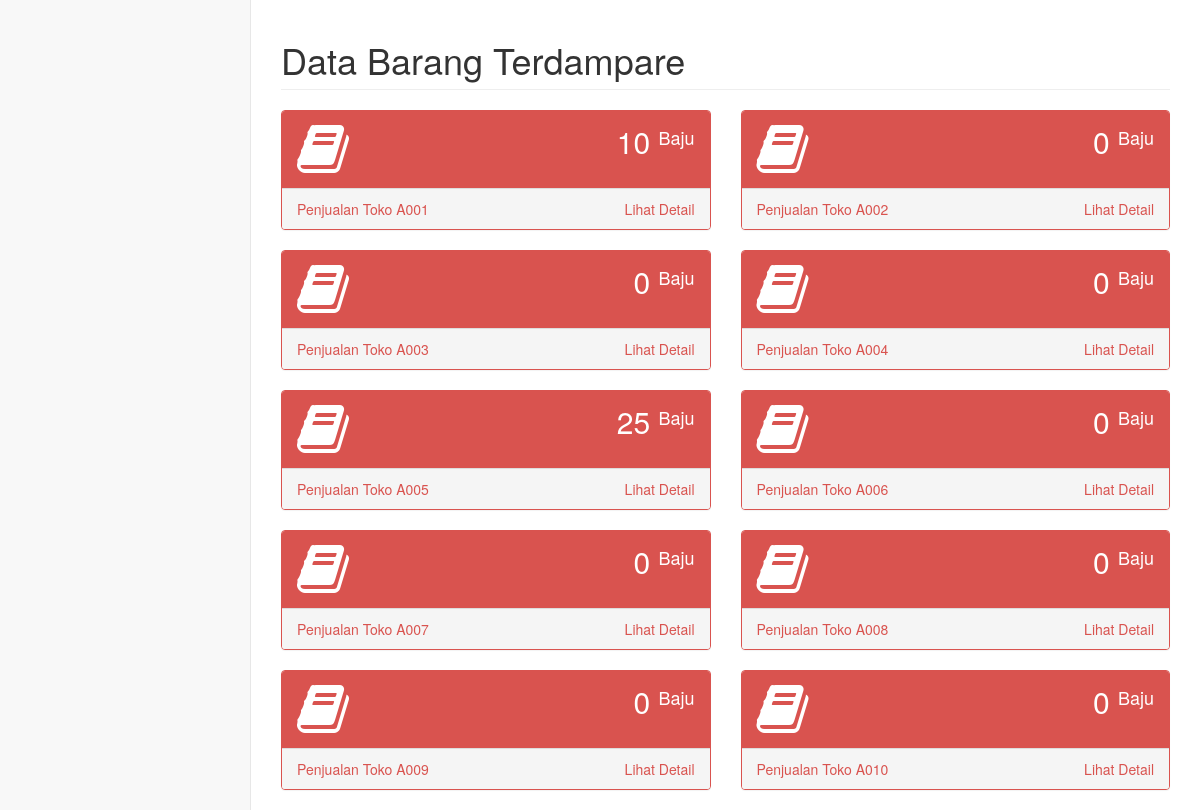
Page /luarLemari/input.php on the committed database.
### tables this page shows
CREATE TABLE `toko` (
  `idToko` int(2) NOT NULL,
  `nama` varchar(15) NOT NULL
);

### koneksi.php (called while the page is built, shortened)
<?php
	$db ='tokoumi';
	?>

### luarLemari/input.php (the view, shortened to what this page needs)
<?php
	include "../koneksi.php";
?>
<!DOCTYPE html>
<html lang="en">
<head>
    <link href="../vendor/bootstrap/css/bootstrap.min.css" rel="stylesheet">
    <link href="../vendor/metisMenu/metisMenu.min.css" rel="stylesheet">
	<link href="../dist/css/sb-admin-2.css" rel="stylesheet">
	<link href="../vendor/font-awesome/css/font-awesome.min.css" rel="stylesheet" type="text/css">
</head>
<body>
<div id="page-wrapper">
  <div class="row">
    <div class="col-lg-12">
      <h1 class="page-header">Data Barang Terdampare</h1>
    </div>
  </div>
			<div class="row">
			<?php
			$exe  = mysqli_query($con,"SELECT * FROM $db.toko order by toko.nama asc");
			while ($res=mysqli_fetch_array($exe)){
				$sql=mysqli_query($con,"select sum(stok.jumlah) from $db.stok where stok.toko='$res[idToko]';");
				$data = mysqli_fetch_row($sql);
						if (!empty($data[0])) {
							$jmlBrg=$data[0];
						} else {
							$jmlBrg="0";
						}
				echo '
				<div class="col-lg-6 col-md-6">
						<div class="panel panel-red">
							<div class="panel-heading">
								<div class="row">
									<div class="col-xs-3">
										<i class="fa fa-book fa-4x"></i>
									</div>
									<div class="col-xs-9 text-right">
										<div class="huge">
											'.
											$jmlBrg
											.'
											<sup style="font-size: 18px"> Baju</sup>
										</div>
										<div>
										</div>
									</div>
								</div>
							</div>
							<a href="?act=luarDetail&toko='.$res['idToko'].'">
								<div class="panel-footer">
									<span class="pull-left">Penjualan Toko '.$res['nama'].'</span>
									<span class="pull-right">Lihat Detail</span>
									<div class="clearfix"></div>
								</div>
							</a>
						</div>
					</div>
				';
			}
			?>
			</div>
</div>
</body>
</html>

### rows in the picture
toko: jmlBrg "10", nama "A001"
toko: jmlBrg "0", nama "A002"
toko: jmlBrg "0", nama "A003"
toko: jmlBrg "0", nama "A004"
toko: jmlBrg "25", nama "A005"
toko: jmlBrg "0", nama "A006"
toko: jmlBrg "0", nama "A007"
toko: jmlBrg "0", nama "A008"
toko: jmlBrg "0", nama "A009"
toko: jmlBrg "0", nama "A010"
